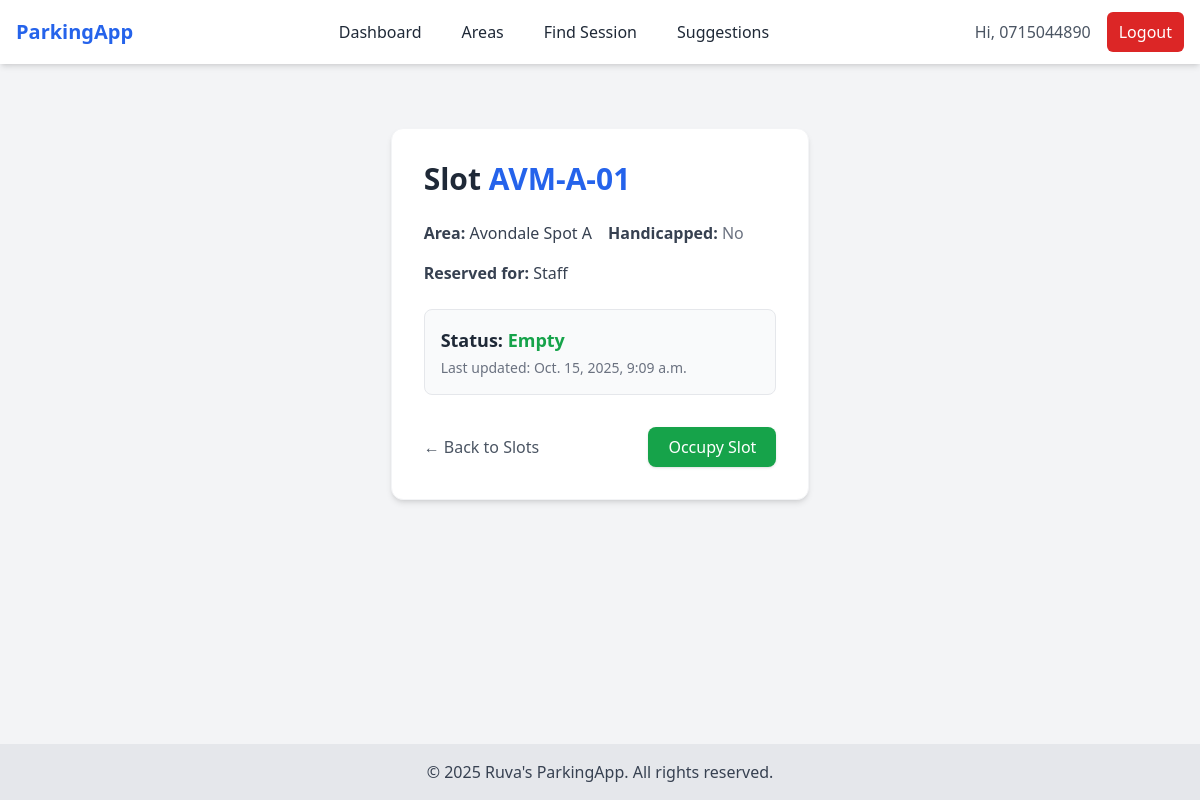
Page /slots/1405/ (signed in) on the committed database.
### parking/models.py (models this page shows, shortened)
class UserProfile(models.Model):
    phone_number = models.CharField(max_length=20, unique=True)
    name = models.CharField(max_length=100, blank=True, null=True)
    created_at = models.DateTimeField(auto_now_add=True)

class ParkingSlot(models.Model):
    slot_id = models.CharField(max_length=20, verbose_name="Slot ID")
    area = models.ForeignKey(ParkingArea, on_delete=models.CASCADE, related_name='slots')
    level = models.ForeignKey(GarageLevel, on_delete=models.CASCADE, related_name='slots', null=True, blank=True)
    latitude = models.DecimalField(max_digits=9, decimal_places=6, blank=True, null=True)
    longitude = models.DecimalField(max_digits=9, decimal_places=6, blank=True, null=True)
    is_handicapped = models.BooleanField(default=False)
    reserved_for = models.CharField(max_length=50, blank=True, null=True)
    class Meta:
        verbose_name = "Parking Slot"
        verbose_name_plural = "Parking Slots"
        unique_together = ('slot_id', 'area')
    @property
    def latest_status(self):
        return self.statuses.order_by('-timestamp').first()

class ParkingArea(models.Model):
    name = models.CharField(max_length=100, unique=True, verbose_name="Area Name")
    total_capacity = models.IntegerField(default=0)
    area_type = models.CharField(
        max_length=50,
        choices=[('street','Street'), ('garage','Garage'), ('lot','Lot')]
    )
    boundary = models.JSONField(blank=True, null=True, help_text="List of coordinates defining area boundary")
    occupied_count = models.IntegerField(default=0)
    class Meta:
        verbose_name = "Parking Area"
        verbose_name_plural = "Parking Areas"

class SlotStatus(models.Model):
    slot = models.ForeignKey(ParkingSlot, on_delete=models.CASCADE, related_name='statuses')
    is_occupied = models.BooleanField()
    timestamp = models.DateTimeField(default=timezone.now)
    sensor = models.ForeignKey(Sensor, on_delete=models.SET_NULL, null=True, blank=True, related_name='statuses')
    class Meta:
        verbose_name = "Slot Status"
        verbose_name_plural = "Slot Statuses"
        ordering = ['-timestamp']

### parking/views.py (the view)
# urls.py: path('slots/<int:slot_id>/', views.parking_slot_detail, name='parking_slot_detail'),
@login_required_phone
def parking_slot_detail(request, slot_id):
    slot = get_object_or_404(ParkingSlot, pk=slot_id)
    latest_status = slot.latest_status
    return render(request, 'parking/parking_slot_detail.html', {
        'slot': slot,
        'latest_status': latest_status
    })

### parking/context_processors.py (called while the page is built)
def current_user(request):
    user_obj = None
    user_id = request.session.get('user_id')
    if user_id:
        try:
            user_obj = UserProfile.objects.get(pk=user_id)
        except UserProfile.DoesNotExist:
            request.session.flush()
    return {'user_obj': user_obj}

### templates/parking/parking_slot_detail.html (shortened to what this page needs)
{% extends "base.html" %}
{% block content %}
<div class="max-w-3xl mx-auto mt-10 bg-white rounded-xl shadow-md p-8 border border-gray-100">
    <h1 class="text-3xl font-bold text-gray-800 mb-6">
        Slot <span class="text-blue-600">{{ slot.slot_id }}</span>
    </h1>
    <div class="grid grid-cols-1 md:grid-cols-2 gap-4 text-gray-700">
        <p><strong>Area:</strong> {{ slot.area.name }}</p>
        <p><strong>Handicapped:</strong>
            {% if slot.is_handicapped %}
                <span class="text-blue-700 font-semibold">Yes</span>
            {% else %}
                <span class="text-gray-500">No</span>
            {% endif %}
        </p>
        <p><strong>Reserved for:</strong> {{ slot.reserved_for|default:"None" }}</p>
    </div>
    <div class="mt-6 p-4 bg-gray-50 rounded-lg border border-gray-200">
        {% if latest_status %}
            <p class="text-lg">
                <strong>Status:</strong>
                {% if latest_status.is_occupied %}
                    <span class="text-red-600 font-semibold">Occupied</span>
                {% else %}
                    <span class="text-green-600 font-semibold">Empty</span>
                {% endif %}
            </p>
            <p class="text-sm text-gray-500 mt-1">Last updated: {{ latest_status.timestamp }}</p>
        {% else %}
            <p class="text-gray-600 italic">Status: No data yet</p>
        {% endif %}
    </div>
    <div class="mt-8 flex items-center justify-between">
        <a href="{% url 'parking_area_detail' slot.area.id %}"
           class="text-gray-600 hover:text-gray-800 transition">← Back to Slots</a>
       {% if latest_status and latest_status.is_occupied %}
    <a href="{% url 'leave_slot' slot.id %}"
       class="bg-red-600 text-white px-5 py-2 rounded-lg shadow hover:bg-red-700 transition">
        Leave Slot
    </a>
{% else %}
    <a href="{% url 'update_slot_status' slot.id %}"
       class="bg-green-600 text-white px-5 py-2 rounded-lg shadow hover:bg-green-700 transition">
        Occupy Slot
    </a>
{% endif %}
    </div>
</div>
{% endblock %}

### templates/base.html (shortened to what this page needs)
<!DOCTYPE html>
<html lang="en">
<head>
    <script src="https://cdn.tailwindcss.com"></script>
</head>
<body class="bg-gray-100 text-gray-800 flex flex-col min-h-screen">
<nav class="bg-white shadow-md">
    <div class="max-w-7xl mx-auto px-4">
        <div class="flex justify-between h-16 items-center">
            <div class="flex-shrink-0">
                <a href="{% url 'index' %}" class="text-xl font-bold text-blue-600">ParkingApp</a>
            </div>
            <div class="hidden md:flex space-x-4 items-center">
                <a href="{% url 'index' %}" class="px-3 py-2 rounded-md hover:bg-gray-200">Dashboard</a>
                <a href="{% url 'parking_area_list' %}" class="px-3 py-2 rounded-md hover:bg-gray-200">Areas</a>
                <a href="{% url 'find_by_phone' %}" class="px-3 py-2 rounded-md hover:bg-gray-200">Find Session</a>
                <a href="{% url 'suggestion_box' %}" class="px-3 py-2 rounded-md hover:bg-gray-200">Suggestions</a>
            </div>
            <div class="flex items-center space-x-4">
                {% if user_obj %}
                    <span class="text-gray-600">Hi, {{ user_obj.phone_number }}</span>
                    <a href="{% url 'logout' %}" class="px-3 py-2 bg-red-600 text-white rounded-md hover:bg-red-700">Logout</a>
                {% else %}
                    <a href="{% url 'login_with_phone' %}" class="px-3 py-2 bg-blue-600 text-white rounded-md hover:bg-blue-700">Login</a>
                {% endif %}
            </div>
        </div>
    </div>
</nav>
<main class="flex-1 max-w-7xl mx-auto px-4 py-6">
    {% block content %}{% endblock %}
</main>
<footer class="bg-gray-200 text-gray-700 py-4 text-center mt-auto">
    &copy; {% now "Y" %} Ruva's ParkingApp. All rights reserved.
</footer>
</body>
</html>

### rows in the picture
UserProfile: phone_number "0715044890"
ParkingSlot: slot_id "AVM-A-01", area.name "Avondale Spot A", reserved_for "Staff"
SlotStatus: timestamp "Oct. 15, 2025, 9:09 a.m."
